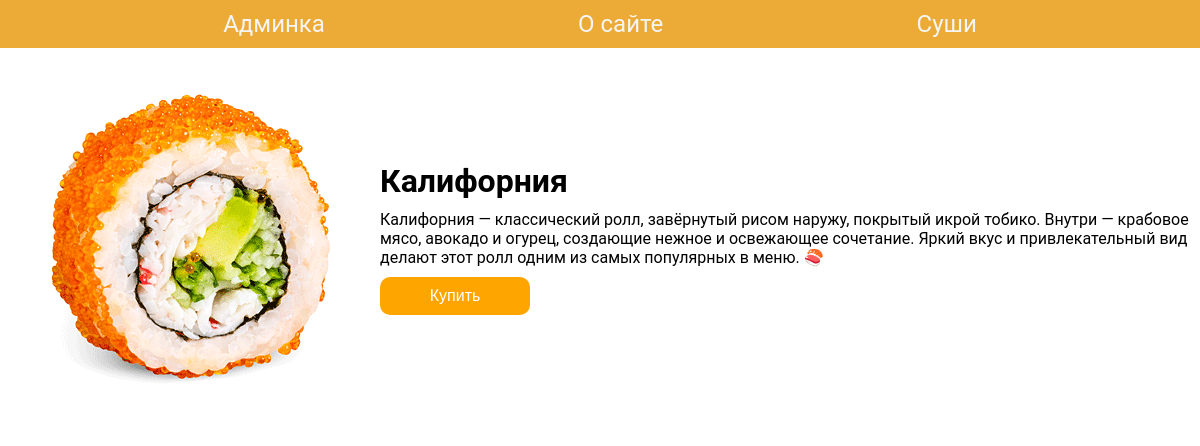
The page /sushi/ on the database as committed earlier.
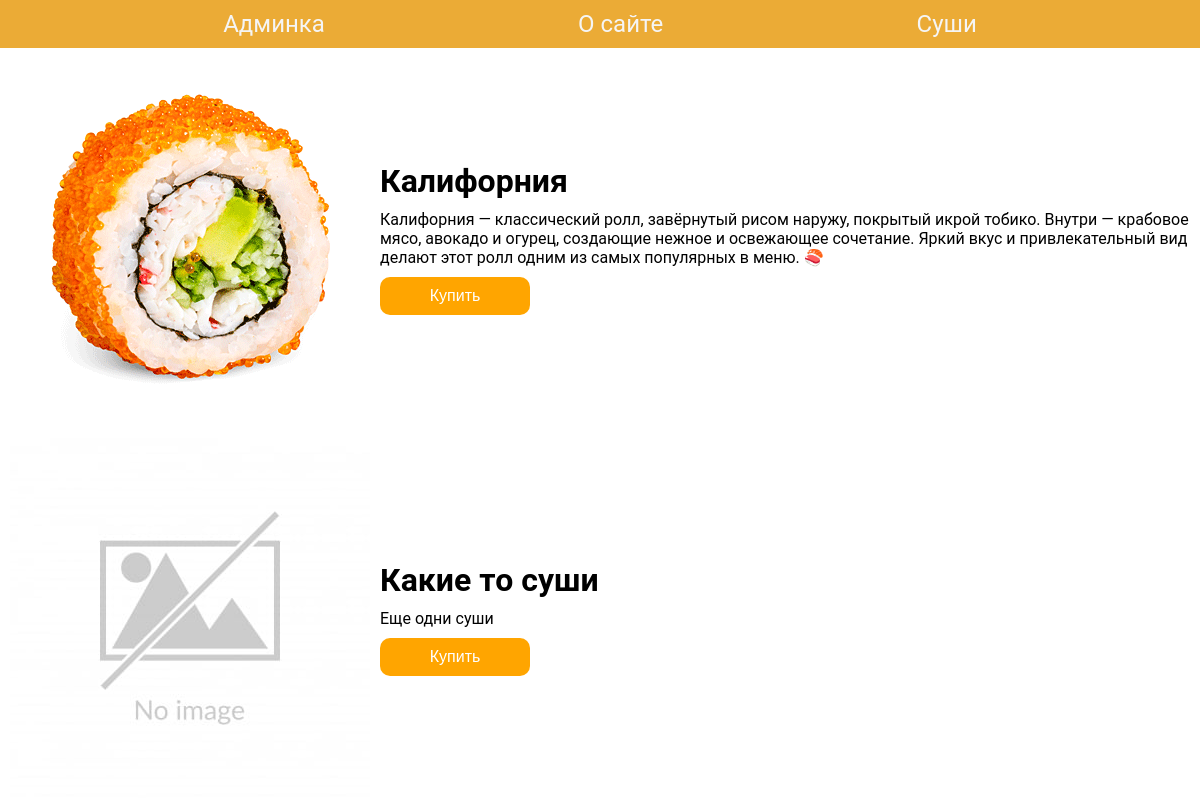
The same page on the database as committed later.
### sushi_shop/models.py (models this page shows)
class ProductsModel(models.Model):
    title = models.CharField("Название", max_length=50)
    description = models.TextField("Описание", max_length=500)
    photo = models.ImageField("Фото", upload_to="media/%Y/%m/%d", null=True, blank=True)

### sushi_shop/views.py (the view)
# urls.py: path("sushi/", render_shop),
def render_shop(request):
    products = ProductsModel.objects.all()
    return render(request, "shop.html", {"products": products})

### sushi_shop/templates/shop.html (shortened to what this page needs)
{% extends "base.html" %}
{% load static %}
{% block content %}
    {% if products %}
        {% for product in products %}
            <div class="card">
                {% if product.photo %}
                    <img src="{{ product.photo.url }}" alt="">
                {% else %}
                    <img src="{% static 'sushi_shop/img/no_image.jpg' %}" alt="">
                {% endif %}
                <div class="text-block">
                    <div class="title">
                        <h1>{{ product.title }}</h1>
                    </div>
                    <div class="description">
                        {{ product.description }}
                    </div>
                    <div class="btn-wrapper">
                        <button type="button" class="buy-btn">Купить</button>
                    </div>
                </div>
            </div>
        {% endfor %}
    {% else %}
        <div class="no-products">
            <h1>Пока нету продуктов</h1>
        </div>
    {% endif %}
{% endblock %}

Rows that differ between the two databases and show on the page:
added ProductsModel: title "Какие то суши", description "Еще одни суши"
